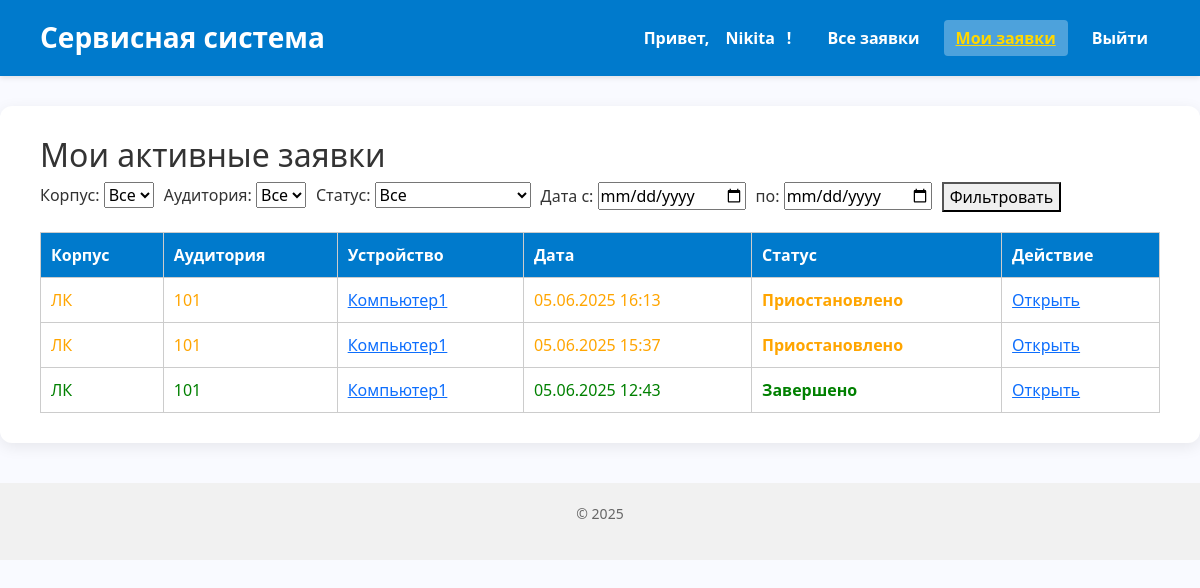
Page /engineer/my-active/ (signed in) on the earlier database version.
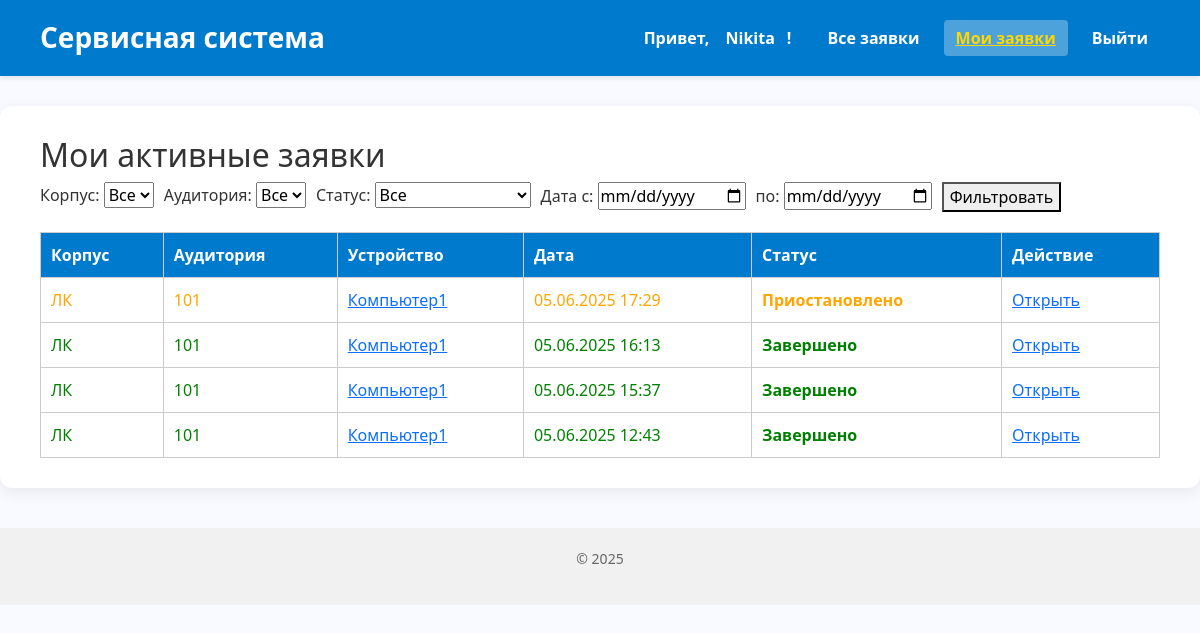
Same page on the later database version.
### core/models.py (models this page shows, shortened)
class ServiceRequest(models.Model):
    device = models.ForeignKey(Device, on_delete=models.CASCADE, related_name='service_requests', verbose_name="Устройство")
    created_by = models.ForeignKey(
        settings.AUTH_USER_MODEL, on_delete=models.SET_NULL,
        null=True, related_name='requests_created', verbose_name="Создал"
    )
    assigned_engineer = models.ForeignKey(
        settings.AUTH_USER_MODEL, on_delete=models.SET_NULL,
        null=True, blank=True, related_name='assigned_requests', verbose_name="Инженер"
    )
    created_at = models.DateTimeField("Дата создания", auto_now_add=True)
    description = models.TextField("Описание проблемы")
    is_completed = models.BooleanField("Завершено", default=False)
    requires_replacement = models.BooleanField("Требуется замена", default=False)
    is_paused = models.BooleanField("Приостановлена (ожидание замены)", default=False)
    replacement_requested = models.BooleanField("Запрос на замену оборудования", default=False)
    class Meta:
        verbose_name = "Заявка на обслуживание"
        verbose_name_plural = "Заявки на обслуживание"

class Device(models.Model):
    cabinet = models.ForeignKey(Cabinet, on_delete=models.CASCADE, related_name='devices', verbose_name="Кабинет")
    name = models.CharField("Название устройства", max_length=100)
    serial_number = models.CharField("Серийный номер", max_length=100, unique=True)
    purchase_date = models.DateField("Дата покупки")
    cost = models.DecimalField("Стоимость", max_digits=10, decimal_places=2)
    class Meta:
        verbose_name = "Устройство"
        verbose_name_plural = "Устройства"

class Cabinet(models.Model):
    number = models.CharField("Номер кабинета", max_length=10)
    building = models.CharField("Корпус", max_length=50)
    class Meta:
        verbose_name = "Кабинет"
        verbose_name_plural = "Кабинеты"

### core/views.py (the view)
# urls.py: path('engineer/my-active/', views.my_active_requests, name='my_active_requests'),
@login_required
@engineer_required
def my_active_requests(request):
    user = request.user
    requests_qs = ServiceRequest.objects.filter(assigned_engineer=user)
    building = request.GET.get("building")
    cabinet_id = request.GET.get("cabinet")
    status = request.GET.get("status")
    from_date = parse_date(request.GET.get("from_date") or "")
    to_date = parse_date(request.GET.get("to_date") or "")
    if building:
        requests_qs = requests_qs.filter(device__cabinet__building=building)
    if cabinet_id:
        requests_qs = requests_qs.filter(device__cabinet__id=cabinet_id)
    if status == "completed":
        requests_qs = requests_qs.filter(is_completed=True)
    elif status == "paused":
        requests_qs = requests_qs.filter(is_paused=True)
    elif status == "active":
        requests_qs = requests_qs.filter(is_completed=False, is_paused=False)
    if from_date:
        requests_qs = requests_qs.filter(created_at__date__gte=from_date)
    if to_date:
        requests_qs = requests_qs.filter(created_at__date__lte=to_date)
    requests_qs = requests_qs.order_by('-created_at')
    buildings = Cabinet.objects.values_list("building", flat=True).distinct()
    cabinets = Cabinet.objects.all()
    return render(request, "core/engineer/my_active_requests.html", {
        "requests": requests_qs,
        "buildings": buildings,
        "cabinets": cabinets,
    })

### core/templates/core/engineer/my_active_requests.html (shortened to what this page needs)
{% extends 'base.html' %}
{% block content %}
  <h2>Мои активные заявки</h2>
  <form method="get" style="margin-bottom: 20px; display: flex; flex-wrap: wrap; gap: 10px;">
    <label>Корпус:
      <select name="building">
        <option value="">Все</option>
      </select>
    </label>
    <label>Аудитория:
      <select name="cabinet">
        <option value="">Все</option>
      </select>
    </label>
    <label>Статус:
      <select name="status">
        <option value="">Все</option>
      </select>
    </label>
    <label>Дата с:
      <input type="date" name="from_date" value="{{ request.GET.from_date }}">
    </label>
    <label>по:
      <input type="date" name="to_date" value="{{ request.GET.to_date }}">
    </label>
    <button type="submit">Фильтровать</button>
  </form>
  {% if requests %}
    <table style="width: 100%; border-collapse: collapse; border: 1px solid #ccc;">
      <thead>
        <tr style="background-color: #007acc; color: white;">
          <th style="padding: 10px; border: 1px solid #ccc;">Корпус</th>
          <th style="padding: 10px; border: 1px solid #ccc;">Аудитория</th>
          <th style="padding: 10px; border: 1px solid #ccc;">Устройство</th>
          <th style="padding: 10px; border: 1px solid #ccc;">Дата</th>
          <th style="padding: 10px; border: 1px solid #ccc;">Статус</th>
          <th style="padding: 10px; border: 1px solid #ccc;">Действие</th>
        </tr>
      </thead>
      <tbody>
        {% for req in requests %}
          <tr style="color: {% if req.is_completed %}green{% elif req.is_paused %}orange{% else %}black{% endif %};">
            <td style="padding: 10px; border: 1px solid #ccc;">{{ req.device.cabinet.building }}</td>
            <td style="padding: 10px; border: 1px solid #ccc;">{{ req.device.cabinet.number }}</td>
            <td style="padding: 10px; border: 1px solid #ccc;">
              <a href="{% url 'engineer_request_detail' req.id %}">{{ req.device.name }}</a>
            </td>
            <td style="padding: 10px; border: 1px solid #ccc;">{{ req.created_at|date:"d.m.Y H:i" }}</td>
            <td style="padding: 10px; border: 1px solid #ccc; font-weight: 600;">
              {% if req.is_completed %}
                Завершено
              {% elif req.is_paused %}
                Приостановлено
              {% else %}
                В процессе
              {% endif %}
            </td>
            <td style="padding: 10px; border: 1px solid #ccc;">
              <a href="{% url 'engineer_request_detail' req.id %}">Открыть</a>
            </td>
          </tr>
        {% endfor %}
      </tbody>
    </table>
  {% else %}
    <p>Заявки не найдены.</p>
  {% endif %}
{% endblock %}

Differences in the rows shown:
added ServiceRequest: device.cabinet.building "ЛК", device.cabinet.number "101", device.name "Компьютер1", created_at "05.06.2025 17:29", is_completed "Приостановлено"
changed ServiceRequest (number 2 of 4 on the later page): is_completed "Приостановлено" → "Завершено"
changed ServiceRequest (number 3 of 4 on the later page): is_completed "Приостановлено" → "Завершено"
